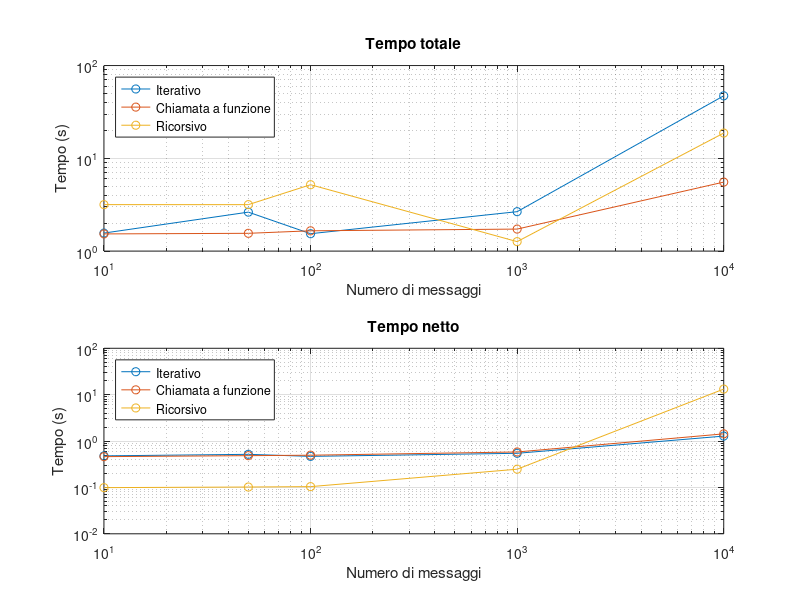
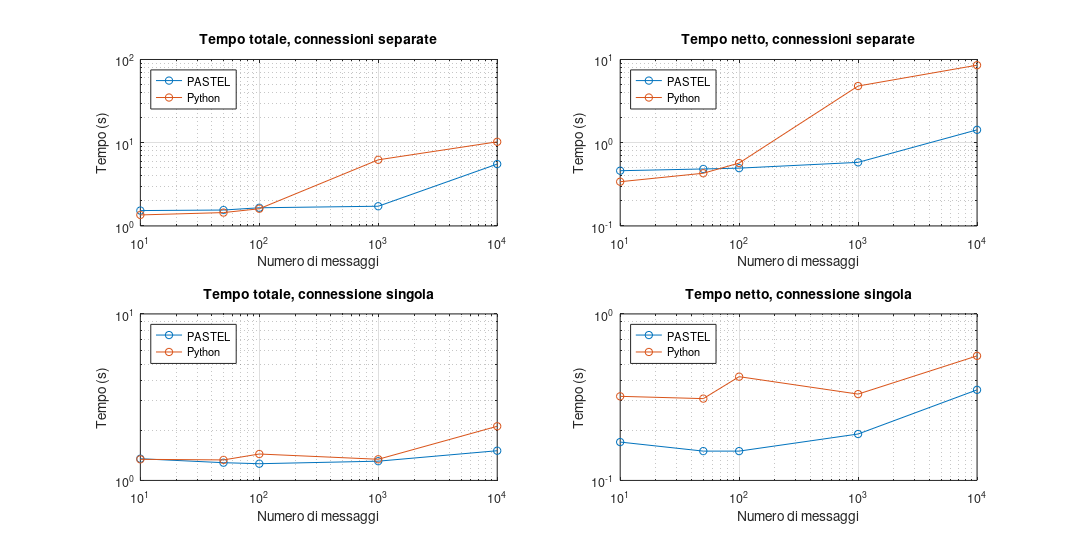

MATLAB code to generate these figures, in order:
data= [10, 1.563,  0.479, 1.531, 0.461,  3.168,  0.099,  1.357, 0.340;
       50, 2.629,  0.517, 1.554, 0.484,  3.166,  0.102,  1.448, 0.430;
      100, 1.539,  0.467, 1.654, 0.495,  5.192,  0.104,  1.610, 0.570;
     1000, 2.659,  0.544, 1.726, 0.581,  1.264,  0.247,  6.234, 4.800;
    10000, 47.178, 1.278, 5.542, 1.428, 18.718, 13.194, 10.254, 8.540];

data_2 = [    10, 1.350, 0.17, 1.339, 0.32;
              50, 1.278, 0.15, 1.328, 0.31;
             100, 1.260, 0.15, 1.441, 0.42;
            1000, 1.305, 0.19, 1.340, 0.33;
           10000, 1.508, 0.35, 2.115, 0.56];
%%
h=figure('Position', [10 10 800 600]);
subplot(2,1,1)
loglog(data(:,1)',data(:,2)','-o');
hold on
grid on
loglog(data(:,1)',data(:,4)','-o');
loglog(data(:,1)',data(:,6)','-o');
legend('Iterativo','Chiamata a funzione', 'Ricorsivo','Location','NorthWest');
xlabel("Numero di messaggi");
ylabel("Tempo (s)");
title("Tempo totale");
hold off
subplot(2,1,2);
loglog(data(:,1)',data(:,3)','-o');
hold on
grid on
loglog(data(:,1)',data(:,5)','-o');
loglog(data(:,1)',data(:,7)','-o');
xlabel("Numero di messaggi");
ylabel("Tempo (s)");
title("Tempo netto");
legend('Iterativo','Chiamata a funzione', 'Ricorsivo','Location', 'NorthWest');
hold off

set(h,'Units','Inches');
pos = get(h,'Position');
set(h,'PaperPositionMode','Auto','PaperUnits','Inches','PaperSize',[pos(3), pos(4)])
print(h,'performance-graph','-dpdf','-r0')
%%
j=figure('Position', [10 10 1200 600]);
subplot(2,2,1)
loglog(data(:,1)',data(:,4)','-o');
hold on
grid on
loglog(data(:,1)',data(:,8)','-o');
legend('PASTEL','Python','Location','NorthWest');
xlabel("Numero di messaggi");
ylabel("Tempo (s)");
title("Tempo totale, connessioni separate");
hold off

subplot(2,2,2);
loglog(data(:,1)',data(:,5)','-o');
hold on
grid on
loglog(data(:,1)',data(:,9)','-o');
xlabel("Numero di messaggi");
ylabel("Tempo (s)");
title("Tempo netto, connessioni separate");
legend('PASTEL','Python','Location','NorthWest');
hold off

subplot(2,2,3)
loglog(data_2(:,1)',data_2(:,2)','-o');
hold on
grid on
loglog(data_2(:,1)',data_2(:,4)','-o');
legend('PASTEL','Python','Location','NorthWest');
xlabel("Numero di messaggi");
ylabel("Tempo (s)");
title("Tempo totale, connessione singola");
hold off

subplot(2,2,4);
loglog(data_2(:,1)',data_2(:,3)','-o');
hold on
grid on
loglog(data_2(:,1)',data_2(:,5)','-o');
xlabel("Numero di messaggi");
ylabel("Tempo (s)");
title("Tempo netto, connessione singola");
legend('PASTEL','Python','Location','NorthWest');
hold off



set(j,'Units','Inches');
pos = get(j,'Position');
set(j,'PaperPositionMode','Auto','PaperUnits','Inches','PaperSize',[pos(3), pos(4)])
print(j,'pvp','-dpdf','-r0')
